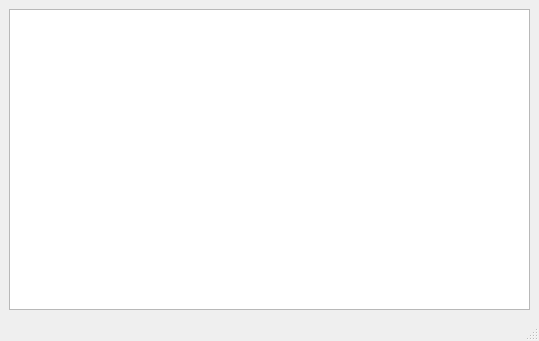
<?xml version="1.0" encoding="UTF-8"?>
<ui version="4.0">
 <class>ListForm</class>
 <widget class="QMainWindow" name="ListForm">
  <property name="geometry">
   <rect>
    <x>0</x>
    <y>0</y>
    <width>539</width>
    <height>341</height>
   </rect>
  </property>
  <property name="windowTitle">
   <string>MainWindow</string>
  </property>
  <widget class="QWidget" name="centralwidget">
   <layout class="QHBoxLayout" name="horizontalLayout">
    <item>
     <widget class="QTableWidget" name="tableWidget"/>
    </item>
   </layout>
  </widget>
  <widget class="QMenuBar" name="menubar">
   <property name="geometry">
    <rect>
     <x>0</x>
     <y>0</y>
     <width>539</width>
     <height>26</height>
    </rect>
   </property>
  </widget>
  <widget class="QStatusBar" name="statusbar"/>
 </widget>
 <resources/>
 <connections/>
</ui>
